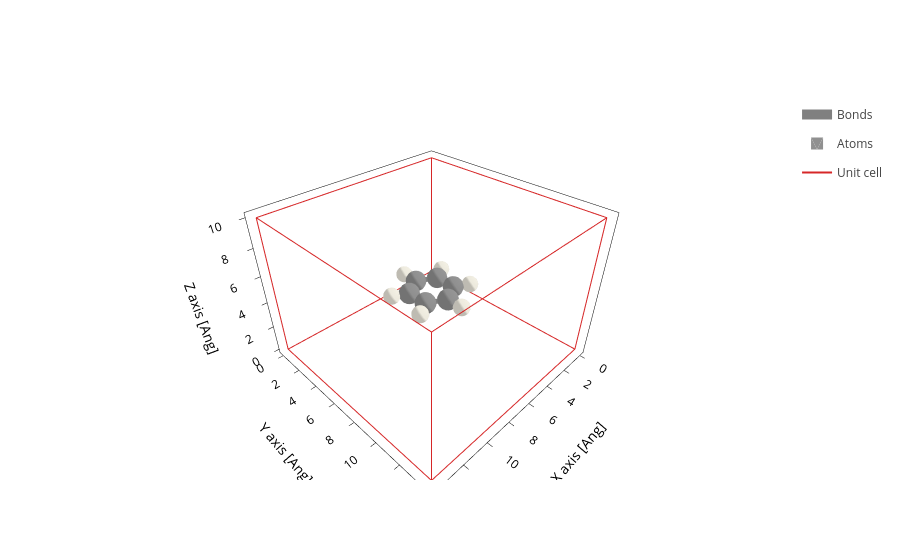

Source (notebook cell):
### Code cell
structure.plot()

### Figure 1 — Plotly figure (JSON) as saved in the notebook; plotly's stock layout.template omitted (floating-point values rounded to 4 significant figures; data arrays with more than 128 entries replaced by an {"elided": "..."} marker saying what was removed)
{"data": [{"line": {"color": "gray", "width": 10}, "meta": {}, "mode": "lines", "name": "Bonds", "opacity": 1, "type": "scatter3d", "x": {"elided": "252 float values"}, "y": {"elided": "252 float values"}, "z": {"elided": "252 float values"}}, {"alphahull": 0, "color": "#909090", "hovertemplate": "%{meta.position}", "legendgroup": "Atoms", "meta": {"meta": {"Atoms_i": 0}, "position": "(8.23, 7.71, 5.00)"}, "name": "Atoms", "opacity": 1, "showlegend": true, "showscale": false, "type": "mesh3d", "x": {"elided": "225 float values"}, "y": {"elided": "225 float values"}, "z": {"elided": "225 float values"}}, {"alphahull": 0, "color": "#EDEADE", "hovertemplate": "%{meta.position}", "legendgroup": "Atoms", "meta": {"meta": {"Atoms_i": 1}, "position": "(9.20, 8.27, 5.00)"}, "name": "Atoms", "opacity": 1, "showlegend": false, "showscale": false, "type": "mesh3d", "x": {"elided": "225 float values"}, "y": {"elided": "225 float values"}, "z": {"elided": "225 float values"}}, {"alphahull": 0, "color": "#909090", "hovertemplate": "%{meta.position}", "legendgroup": "Atoms", "meta": {"meta": {"Atoms_i": 2}, "position": "(7.00, 8.42, 5.00)"}, "name": "Atoms", "opacity": 1, "showlegend": false, "showscale": false, "type": "mesh3d", "x": {"elided": "225 float values"}, "y": {"elided": "225 float values"}, "z": {"elided": "225 float values"}}, {"alphahull": 0, "color": "#EDEADE", "hovertemplate": "%{meta.position}", "legendgroup": "Atoms", "meta": {"meta": {"Atoms_i": 3}, "position": "(7.00, 9.54, 5.00)"}, "name": "Atoms", "opacity": 1, "showlegend": false, "showscale": false, "type": "mesh3d", "x": {"elided": "225 float values"}, "y": {"elided": "225 float values"}, "z": {"elided": "225 float values"}}, {"alphahull": 0, "color": "#909090", "hovertemplate": "%{meta.position}", "legendgroup": "Atoms", "meta": {"meta": {"Atoms_i": 4}, "position": "(5.77, 7.71, 5.00)"}, "name": "Atoms", "opacity": 1, "showlegend": false, "showscale": false, "type": "mesh3d", "x": {"elided": "225 float values"}, "y": {"elided": "225 float values"}, "z": {"elided": "225 float values"}}, {"alphahull": 0, "color": "#EDEADE", "hovertemplate": "%{meta.position}", "legendgroup": "Atoms", "meta": {"meta": {"Atoms_i": 5}, "position": "(4.80, 8.27, 5.00)"}, "name": "Atoms", "opacity": 1, "showlegend": false, "showscale": false, "type": "mesh3d", "x": {"elided": "225 float values"}, "y": {"elided": "225 float values"}, "z": {"elided": "225 float values"}}, {"alphahull": 0, "color": "#909090", "hovertemplate": "%{meta.position}", "legendgroup": "Atoms", "meta": {"meta": {"Atoms_i": 6}, "position": "(5.77, 6.29, 5.00)"}, "name": "Atoms", "opacity": 1, "showlegend": false, "showscale": false, "type": "mesh3d", "x": {"elided": "225 float values"}, "y": {"elided": "225 float values"}, "z": {"elided": "225 float values"}}, {"alphahull": 0, "color": "#EDEADE", "hovertemplate": "%{meta.position}", "legendgroup": "Atoms", "meta": {"meta": {"Atoms_i": 7}, "position": "(4.80, 5.73, 5.00)"}, "name": "Atoms", "opacity": 1, "showlegend": false, "showscale": false, "type": "mesh3d", "x": {"elided": "225 float values"}, "y": {"elided": "225 float values"}, "z": {"elided": "225 float values"}}, {"alphahull": 0, "color": "#909090", "hovertemplate": "%{meta.position}", "legendgroup": "Atoms", "meta": {"meta": {"Atoms_i": 8}, "position": "(7.00, 5.58, 5.00)"}, "name": "Atoms", "opacity": 1, "showlegend": false, "showscale": false, "type": "mesh3d", "x": {"elided": "225 float values"}, "y": {"elided": "225 float values"}, "z": {"elided": "225 float values"}}, {"alphahull": 0, "color": "#EDEADE", "hovertemplate": "%{meta.position}", "legendgroup": "Atoms", "meta": {"meta": {"Atoms_i": 9}, "position": "(7.00, 4.46, 5.00)"}, "name": "Atoms", "opacity": 1, "showlegend": false, "showscale": false, "type": "mesh3d", "x": {"elided": "225 float values"}, "y": {"elided": "225 float values"}, "z": {"elided": "225 float values"}}, {"alphahull": 0, "color": "#909090", "hovertemplate": "%{meta.position}", "legendgroup": "Atoms", "meta": {"meta": {"Atoms_i": 10}, "position": "(8.23, 6.29, 5.00)"}, "name": "Atoms", "opacity": 1, "showlegend": false, "showscale": false, "type": "mesh3d", "x": {"elided": "225 float values"}, "y": {"elided": "225 float values"}, "z": {"elided": "225 float values"}}, {"alphahull": 0, "color": "#EDEADE", "hovertemplate": "%{meta.position}", "legendgroup": "Atoms", "meta": {"meta": {"Atoms_i": 11}, "position": "(9.20, 5.73, 5.00)"}, "name": "Atoms", "opacity": 1, "showlegend": false, "showscale": false, "type": "mesh3d", "x": {"elided": "225 float values"}, "y": {"elided": "225 float values"}, "z": {"elided": "225 float values"}}, {"meta": {}, "mode": "lines", "name": "Unit cell", "type": "scatter3d", "x": [0.0, 0.0, 14.0, 14.0, 0.0, 0.0, NaN, 0.0, 0.0, 0.0, 14.0, 14.0, 0.0, NaN, 14.0, 14.0, NaN, 14.0, 14.0], "y": [0.0, 14.0, 14.0, 14.0, 14.0, 14.0, NaN, 14.0, 0.0, 0.0, 0.0, 0.0, 0.0, NaN, 14.0, 0.0, NaN, 14.0, 0.0], "z": [0.0, 0.0, 0.0, 10.0, 10.0, 0.0, NaN, 10.0, 10.0, 0.0, 0.0, 10.0, 10.0, NaN, 0.0, 0.0, NaN, 10.0, 10.0]}], "layout": {"scene": {"aspectmode": "data", "xaxis": {"title": {"text": "X axis [Ang]"}}, "yaxis": {"title": {"text": "Y axis [Ang]"}}, "zaxis": {"title": {"text": "Z axis [Ang]"}}}, "xaxis": {"scaleanchor": "y", "scaleratio": 1, "title": {"text": "X axis [Ang]"}}, "yaxis": {"title": {"text": "Y axis [Ang]"}}}}
